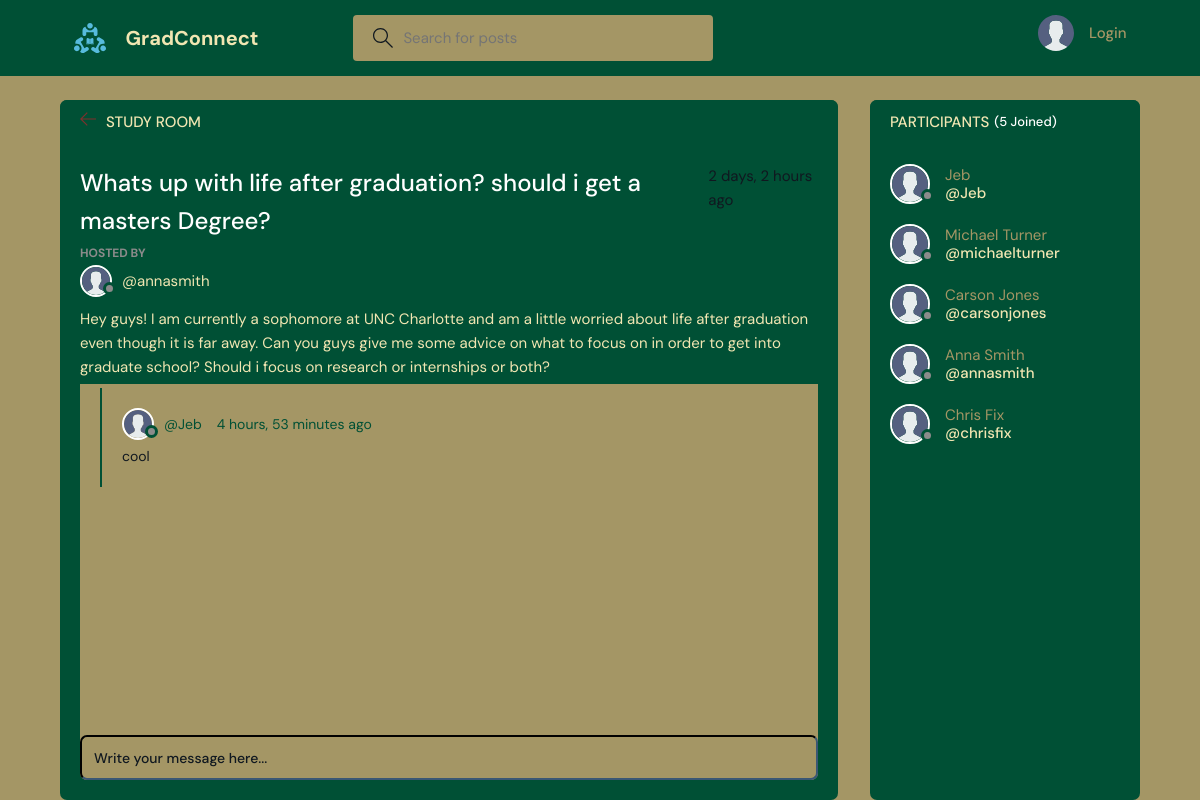
Page /room/26/ on the committed database.
### base/models.py (models this page shows, shortened)
class Room(models.Model):
    host = models.ForeignKey(User, on_delete=models.SET_NULL, null=True)
    topic = models.ForeignKey(Topic, on_delete=models.SET_NULL, null=True)
    name = models.CharField(max_length=200)
    description = models.TextField(null=True, blank=True)
    participants = models.ManyToManyField(
        User, related_name='participants', blank=True)
    updated = models.DateTimeField(auto_now=True)
    created = models.DateTimeField(auto_now_add=True)
    class Meta:
        ordering = ['-updated', '-created']

class User(AbstractUser):
    name = models.CharField(max_length=200, null=True)
    email = models.EmailField(unique=True, null=True)
    bio = models.TextField(null=True)
    avatar = models.ImageField(null=True, default="avatar.svg")
    USERNAME_FIELD = 'email'
    REQUIRED_FIELDS = ['username']

class Message(models.Model):
    user = models.ForeignKey(User, on_delete=models.CASCADE)
    room = models.ForeignKey(Room, on_delete=models.CASCADE)
    body = models.TextField()
    updated = models.DateTimeField(auto_now=True)
    created = models.DateTimeField(auto_now_add=True)
    class Meta:
        ordering = ['-updated', '-created']

### base/views.py (the view, shortened to what this page needs)
# urls.py: path('room/<str:pk>/', views.room, name="room"),
def room(request, pk):
    room = Room.objects.get(id=pk)
    room_messages = room.message_set.all()
    participants = room.participants.all()
    description = room.description
    context = {'room': room,'description': description, 'room_messages': room_messages,
               'participants': participants}
    return render(request, 'base/room.html', context)

### base/models.py (called while the page is built)
    def __str__(self):
        return self.name

### base/templates/base/room.html (shortened to what this page needs)
{% extends 'main.html' %}
{% block content %}
<main class="profile-page layout layout--2">
  <div class="container">
    <div class="room">
      <div class="room__top">
        <div class="room__topLeft">
          <a href="{% url 'home' %}">
            <svg version="1.1" xmlns="http://www.w3.org/2000/svg" width="32" height="32" viewBox="0 0 32 32">
              <title>arrow-left</title>
              <path
                d="M13.723 2.286l-13.723 13.714 13.719 13.714 1.616-1.611-10.96-10.96h27.625v-2.286h-27.625l10.965-10.965-1.616-1.607z">
              </path>
            </svg>
          </a>
          <h3>Study Room</h3>
        </div>
      </div>
      <div class="room__box scroll">
        <div class="room__header scroll">
          <div class="room__info">
            <h3>{{room.name}}</h3>
            <span>{{room.created|timesince}} ago</span>
          </div>
          <div class="room__hosted">
            <p>Hosted By</p>
            <a href="{% url 'user-profile' room.host.id %}" class="room__author">
              <div class="avatar avatar--small">
                <img src="{{room.host.avatar.url}}" />
              </div>
              <span>@{{room.host.username}}</span>
            </a>
          </div>
          <div class="room__details">
            {{room.description}}
          </div>
        </div>
        <div class="room__conversation">
          <div class="threads scroll">
            {% for message in room_messages %}
            <div class="thread">
              <div class="thread__top">
                <div class="thread__author">
                  <a href="{% url 'user-profile' message.user.id %}" class="thread__authorInfo">
                    <div class="avatar avatar--small">
                      <img src="{{message.user.avatar.url}}" />
                    </div>
                    <span>@{{message.user.username}}</span>
                  </a>
                  <span class="thread__date">{{message.created|timesince}} ago</span>
                </div>
              </div>
              <div class="thread__details">
                {{message.body}}
              </div>
            </div>
            {% endfor %}
          </div>
        </div>
      </div>
      <div class="room__message">
        <form action="" method="POST">
          <input name="body" placeholder="Write your message here..." />
        </form>
      </div>
    </div>
    <div class="participants">
      <h3 class="participants__top">Participants <span>({{participants.count}} Joined)</span></h3>
      <div class="participants__list scroll">
        {% for user in participants %}
        <a href="{%  url 'user-profile' user.id %}" class="participant">
          <div class="avatar avatar--medium">
            <img src="{{user.avatar.url}}" />
          </div>
          <p>
            {{user.name}}
            <span>@{{user.username}}</span>
          </p>
        </a>
        {% endfor %}
      </div>
    </div>
  </div>
</main>
{% endblock content %}

### rows in the picture
Room: name "Whats up with life after graduation? should i get a masters Degree?", created "2 days, 2 hours", host.avatar (placeholder picture), host.username "annasmith", description "Hey guys! I am currently a sophomore at UNC Charlotte and am a little worried about life after graduation even though it is far away. Can you guys give me some advice on what to focus on in order to get into graduate school? Should i focus on research or internships or both?"
Message: user.avatar (placeholder picture), user.username "Jeb", created "4 hours, 53 minutes", body "cool"
User: avatar (placeholder picture), name "Jeb", username "Jeb"
User: avatar (placeholder picture), name "Michael Turner", username "michaelturner"
User: avatar (placeholder picture), name "Carson Jones", username "carsonjones"
User: avatar (placeholder picture), name "Anna Smith", username "annasmith"
User: avatar (placeholder picture), name "Chris Fix", username "chrisfix"

### other values in the picture
{{ participants.count }} "5"
